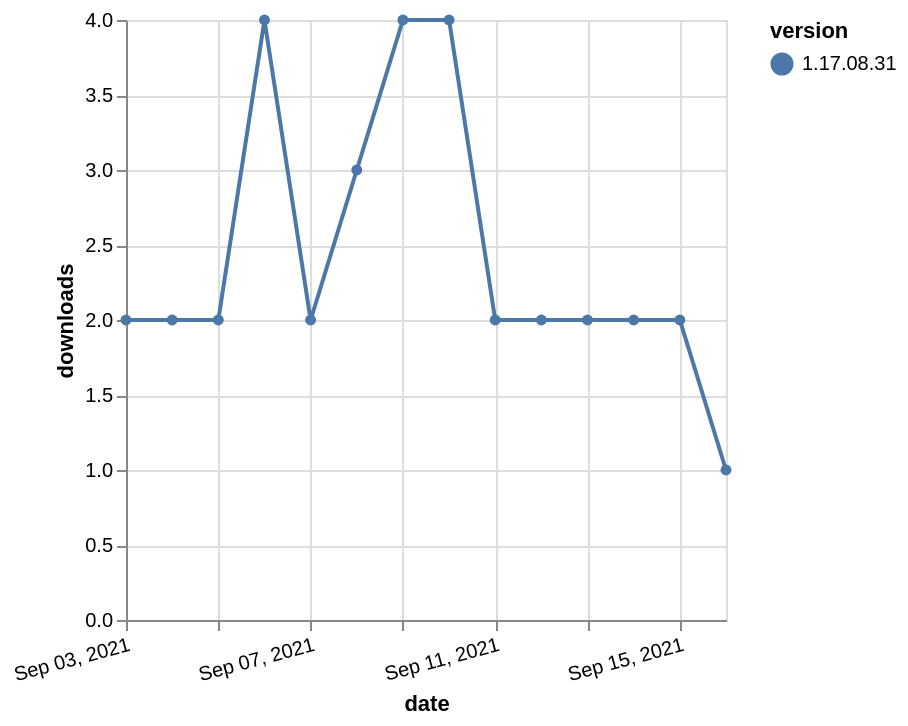

Write the Vega-Lite specification saved for this chart.
### Vega-Lite specification from a JSON file in a GitHub repository (floating-point values rounded to 4 significant figures)
{"$schema": "https://vega.github.io/schema/vega-lite/v5.json", "description": "A simple bar chart with embedded data.", "data": {"values": [{"date": "2021-09-03", "total": 2859, "delta": 2, "version": "1.17.08.31"}, {"date": "2021-09-04", "total": 2861, "delta": 2, "version": "1.17.08.31"}, {"date": "2021-09-05", "total": 2863, "delta": 2, "version": "1.17.08.31"}, {"date": "2021-09-06", "total": 2867, "delta": 4, "version": "1.17.08.31"}, {"date": "2021-09-07", "total": 2869, "delta": 2, "version": "1.17.08.31"}, {"date": "2021-09-08", "total": 2872, "delta": 3, "version": "1.17.08.31"}, {"date": "2021-09-09", "total": 2876, "delta": 4, "version": "1.17.08.31"}, {"date": "2021-09-10", "total": 2880, "delta": 4, "version": "1.17.08.31"}, {"date": "2021-09-11", "total": 2882, "delta": 2, "version": "1.17.08.31"}, {"date": "2021-09-12", "total": 2884, "delta": 2, "version": "1.17.08.31"}, {"date": "2021-09-13", "total": 2886, "delta": 2, "version": "1.17.08.31"}, {"date": "2021-09-14", "total": 2888, "delta": 2, "version": "1.17.08.31"}, {"date": "2021-09-15", "total": 2890, "delta": 2, "version": "1.17.08.31"}, {"date": "2021-09-16", "total": 2891, "delta": 1, "version": "1.17.08.31"}]}, "width": "container", "mark": {"type": "line", "point": {"filled": true}}, "encoding": {"x": {"field": "date", "type": "temporal", "timeUnit": "yearmonthdate", "title": "date", "axis": {"labelAngle": -15}}, "y": {"field": "delta", "type": "quantitative", "title": "downloads"}, "color": {"field": "version", "type": "nominal"}, "tooltip": {"field": "delta"}}}
